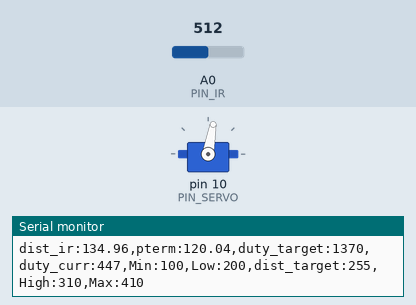
Bench run of a sketch on a simulated Arduino Uno, built with avr-gcc and run on an emulated ATmega328P. Parts: servo, the last lines printed to the serial monitor. Inputs (shaded band) come from the test bench; at power-on: A0 (PIN_IR) = 512.

Above: at 6.2 s.
6.3 s: A0 (PIN_IR) set to 122
At 7.7 s:
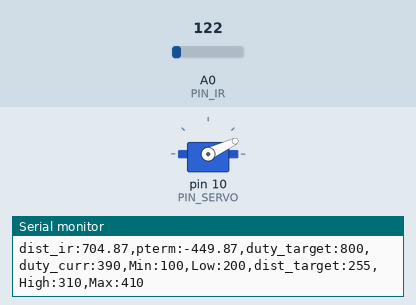
9.3 s: A0 (PIN_IR) set to 265
At 11.0 s:
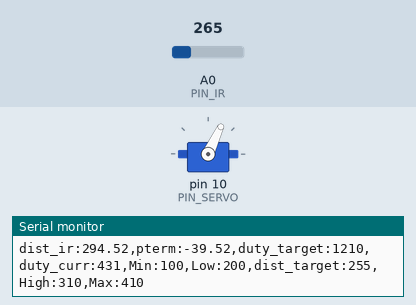
12.3 s: A0 (PIN_IR) set to 6
At 13.2 s:
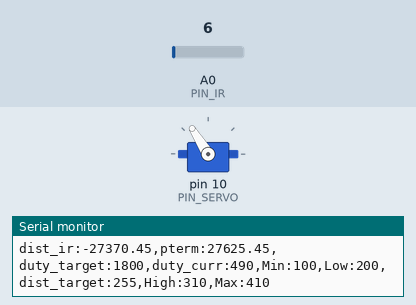
13.9 s: A0 (PIN_IR) set to 110
At 15.8 s:
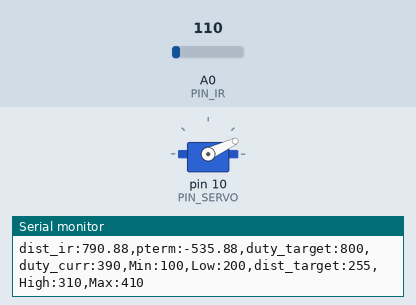
Timing chart, 0 to 17.3 s (numbered marks = the images above; inputs shaded):
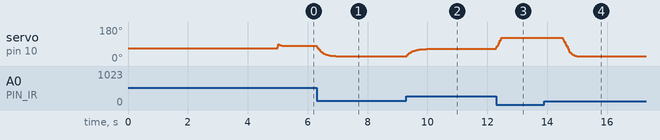

Measured:
- after the input at 6.3 s, servo on pin 10 (PIN_SERVO): moves from 80° to 25° over 0.82 s, starting at once
- after the input at 9.3 s, servo on pin 10 (PIN_SERVO): moves from 25° to 65° over 1.2 s, starting at once
- after the input at 12.3 s, servo on pin 10 (PIN_SERVO): 65° → 122° at once
- after the input at 13.9 s, servo on pin 10 (PIN_SERVO): moves from 122° to 25° over 0.46 s, starting after 0.62 s

The sketch:

PID.ino
```cpp
#include <Servo.h>

/////////////////////////////
// Configurable parameters //
/////////////////////////////

// Arduino pin assignment
#define PIN_LED 9
#define PIN_SERVO 10
#define PIN_IR A0

// Framework setting
#define _DIST_TARGET 255
#define _DIST_MIN 100
#define _DIST_MAX 410

// Distance sensor
#define _DIST_ALPHA 0.1 // EMA filter is disabled

// Servo range
#define _DUTY_MIN 800
#define _DUTY_NEU 1250
#define _DUTY_MAX 1800

// Servo speed control
#define _SERVO_ANGLE 30 // angle b/w DUTY_MAX and DUTY_MIN
#define _SERVO_SPEED 600 // servo speed limit (deg/sec)

// Event periods
#define _INTERVAL_DIST 20 // distance sensor interval (ms)
#define _INTERVAL_SERVO 20 // servo interval (ms)
#define _INTERVAL_SERIAL 100 // serial interval (ms)

// PID parameters
#define _KP 1 // proportional gain *****

//////////////////////
// global variables //
//////////////////////

// Servo instance
Servo myservo;
// Distance sensor
float dist_target; // location to send the ball
float dist_raw, dist_ema;

// Event periods
unsigned long last_sampling_time_dist, last_sampling_time_servo, last_sampling_time_serial;
bool event_dist, event_servo, event_serial;

// Servo speed control
int duty_chg_per_interval; // maximum duty difference per interval
int duty_target, duty_curr;

// PID variables
float error_curr, error_prev, control, pterm, dterm, iterm;

void setup() {
// initialize GPIO pins for LED and attach servo
  myservo.attach(PIN_SERVO);
  duty_target = duty_curr = _DUTY_NEU;
  myservo.writeMicroseconds(duty_curr);
  delay(5000);
// initialize global variables
  dist_target = _DIST_TARGET;

  last_sampling_time_dist = 0;
  last_sampling_time_servo = 0;
  last_sampling_time_serial = 0;

  event_dist = false;
  event_servo = false;
  event_serial = false;

// move servo to neutral position

// initialize serial port
  Serial.begin(115200);

// convert angle speed into duty change per interval.
  duty_chg_per_interval = (float)(_DUTY_MAX - _DUTY_MIN) / 180 * _SERVO_SPEED * _INTERVAL_SERVO / 1000;
}

void loop() {
/////////////////////
// Event generator //
/////////////////////

  unsigned long time_curr = millis();
  if(time_curr >= last_sampling_time_dist + _INTERVAL_DIST) {
        last_sampling_time_dist += _INTERVAL_DIST;
        event_dist = true;
  }
  if(time_curr >= last_sampling_time_servo + _INTERVAL_SERVO) {
        last_sampling_time_servo += _INTERVAL_SERVO;
        event_servo = true;
  }
  if(time_curr >= last_sampling_time_serial + _INTERVAL_SERIAL) {
        last_sampling_time_serial += _INTERVAL_SERIAL;
        event_serial = true;
  }

////////////////////
// Event handlers //
////////////////////

  if(event_dist) {
    event_dist = false;
  // get a distance reading from the distance sensor
  // dist_raw = ir_distance();
    dist_raw = ir_distance_filtered();
    dist_ema = _DIST_ALPHA * dist_raw + (1 - _DIST_ALPHA) * dist_ema;

  // PID control logic
    error_curr = dist_target - dist_ema;
    pterm = error_curr;
    control = _KP * pterm;

  // duty_target = f(duty_neutral, control)
    duty_target = _DUTY_NEU + control;
    if(duty_target > _DUTY_MAX) duty_target = _DUTY_MAX;

    else if(duty_target < _DUTY_MIN) duty_target = _DUTY_MIN;

  // keep duty_target value within the range of
  // [_DUTY_MIN, _DUTY_MAX]
  }

  if(event_servo) {
// adjust duty_curr toward duty_target by duty_chg_per_interval
// update servo position
    event_servo = false;

    if(duty_target > duty_curr) {
      duty_curr += duty_chg_per_interval;
      if(duty_curr > duty_target) duty_curr = duty_target;
    }

    else {
      duty_curr -= duty_chg_per_interval;
      if(duty_curr < duty_target) duty_curr = duty_target;
    }

    myservo.writeMicroseconds(duty_curr);
  }

  if(event_serial) {
    event_serial = false;
    Serial.print("dist_ir:");
    Serial.print(dist_ema);
    Serial.print(",pterm:");
    Serial.print(pterm);
    //Serial.print(map(pterm,-1000,1000,510,610));
    Serial.print(",duty_target:");
    Serial.print(duty_target);
    //Serial.print(map(duty_target,1000,2000,410,510));
    Serial.print(",duty_curr:");
    Serial.print(map(duty_curr,1000,2000,410,510));
    Serial.println(",Min:100,Low:200,dist_target:255,High:310,Max:410");
  }
}

float ir_distance(void){ // return value unit: mm
  float val;
  float volt = float(analogRead(PIN_IR));
  val = ((6762.0/(volt-9.0))-4.0) * 10.0;
  return val;
}

float ir_distance_filtered(void){ // return value unit: mm
  int a = 66;
  int b = 310;

  return 100 + 300.0 / (b - a) * (ir_distance() - a);
}
```

medianfilter.h
```cpp
#ifndef INTERPOLATE_MODEL_H_
#define INTERPOLATE_MODEL_H_


#include "Arduino.h"


#ifndef MEDIANFILTER_IR_PIN
  #if defined(PIN_IR)
    #define MEDIANFILTER_IR_PIN PIN_IR
  #elif defined(IR_PIN)
    #define MEDIANFILTER_IR_PIN IR_PIN
  #else
    #error Please define either IR_PIN -OR- PIN_IR (e.g. A0)
  #endif
#endif


namespace analog_reader_queue {
  extern volatile short queue[32];
  extern volatile byte writeIdx;
}


void swap(short& a, short& b);
void fixheap(short* arr, int node, int len);
void heapify(short* arr, int len);
void heapremove(short* arr, int len);


template<float(*fn)(short)>
struct TypeDetector {
  typedef float Type;
};

template<>
struct TypeDetector<nullptr> {
  typedef short Type;
};


template<float(*fnCalcDistance)(short) = nullptr>
class MedianFilter {
public:
  void init() {
    analogRead(MEDIANFILTER_IR_PIN);

    cli();

    TCCR2A = (1 << WGM21);
    TCCR2B = (1 << CS22) | (1 << CS21);
    OCR2A = 150;
    TIMSK2 = (1 << OCIE2A);

    sei();
  }

  bool ready() {
    byte writeIdx = analog_reader_queue::writeIdx;
    if(writeIdx < readIdx)
      writeIdx += 32;
    return readIdx + 16 < writeIdx;
  }

  typename TypeDetector<fnCalcDistance>::Type read() {
    short arr[16];
    for(int i=0; i<16; i++) {
      arr[i] = analog_reader_queue::queue[readIdx];
      readIdx = (readIdx + 1) % 32;
    }

    int len = 16;
    heapify(arr, len);

    for(int i=0; i<7; i++)
      heapremove(arr, len--);

    short rightMedian = arr[0];
    if(fnCalcDistance != nullptr) {
      heapremove(arr, len--);
      short leftMedian = arr[0];
      return (fnCalcDistance(rightMedian) + fnCalcDistance(leftMedian)) * 0.5f;
    }
    else
      return rightMedian;
  }

private:
  byte readIdx;
};


#endif
```

medianfilter.ino
```cpp
#include "medianfilter.h"

namespace analog_reader_queue {
  volatile short queue[32];
  volatile byte writeIdx;
}

using namespace analog_reader_queue;

ISR(TIMER2_COMPA_vect, ISR_NOBLOCK) {
  byte idx = writeIdx;
  queue[idx] = analogRead(MEDIANFILTER_IR_PIN);
  idx = (idx + 1) % 32;
  writeIdx = idx;
}

void swap(short& a, short& b) {
  short tmp = a;
  a = b;
  b = tmp;
}

void fixheap(short* arr, int node, int len) {
  while(node * 2 < len) {
    int leftChild = node * 2;
    int rightChild = node * 2 + 1;
    int largest = node;

    if(arr[largest] < arr[leftChild])
      largest = leftChild;
    if(rightChild < len && arr[largest] < arr[rightChild])
      largest = rightChild;

    if(largest != node) {
      swap(arr[largest], arr[node]);
      node = largest;
    }
    else
      break;
  }
}

void heapify(short* arr, int len) {
  for(int i = (len - 1) / 2; i >= 0; i--)
    fixheap(arr, i, len);
}

void heapremove(short* arr, int len) {
  arr[0] = arr[len - 1];
  fixheap(arr, 0, len - 1);
}
```
